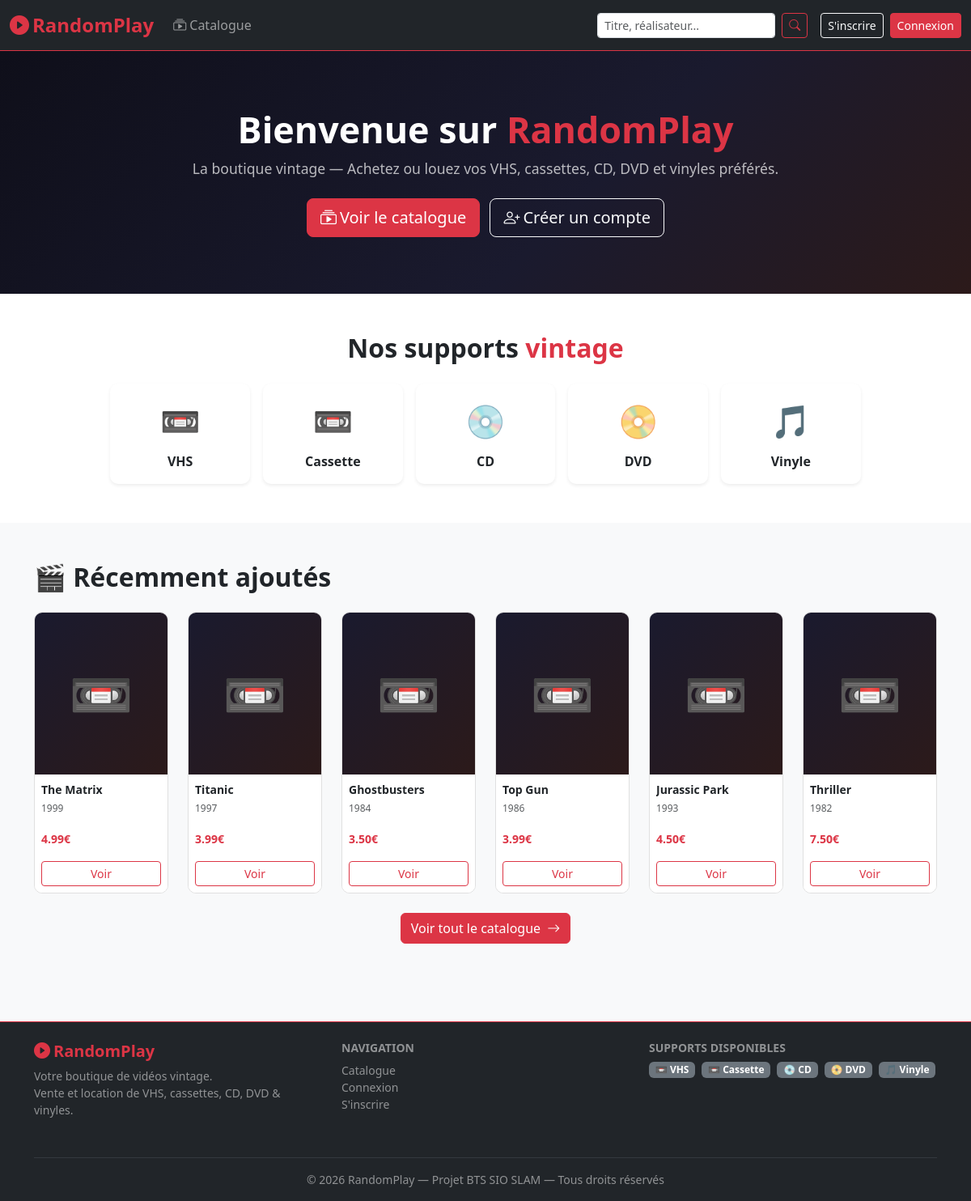
The page / on the database its author committed.
### tables this page shows
CREATE TABLE IF NOT EXISTS products (
    id              INT              NOT NULL AUTO_INCREMENT,
    titre           VARCHAR(200)     NOT NULL,
    realisateur     VARCHAR(150)     DEFAULT NULL,
    annee           YEAR             DEFAULT NULL,
    support         ENUM('vhs','cassette_audio','cd','dvd','vinyle') NOT NULL,
    genre           VARCHAR(100)     DEFAULT NULL,
    description     TEXT             DEFAULT NULL,
    prix_vente      DECIMAL(8,2)     DEFAULT NULL COMMENT 'NULL = non disponible à la vente',
    prix_location   DECIMAL(8,2)     DEFAULT NULL COMMENT 'NULL = non disponible à la location (par jour)',
    stock           INT              NOT NULL DEFAULT 0,
    cover_image     VARCHAR(255)     DEFAULT NULL,
    created_at      TIMESTAMP        NOT NULL DEFAULT CURRENT_TIMESTAMP,
    updated_at      TIMESTAMP        NOT NULL DEFAULT CURRENT_TIMESTAMP ON UPDATE CURRENT_TIMESTAMP,
    PRIMARY KEY (id),
    CONSTRAINT chk_prix CHECK (prix_vente IS NOT NULL OR prix_location IS NOT NULL)
);

### src/Product.php (called while the page is built, shortened)
<?php
class Product
{
    private PDO $db;
    public function __construct(PDO $db)
    {
        $this->db = $db;
    }
    public function getAll(array $filtres = []): array
    {
        $sql    = "SELECT * FROM products WHERE 1=1";
        $params = [];
        $sql .= " ORDER BY created_at DESC";
        $stmt = $this->db->prepare($sql);
        $stmt->execute($params);
        return $stmt->fetchAll();
    }
}

### index.php (the view)
<?php
require_once "src/controller.php";
require_once "src/Product.php";
$db           = Database::getInstance();
$productModel = new Product($db);
$vitrine = array_slice($productModel->getAll(), 0, 6);
include "includes/header.php";
?>
<section class="hero">
    <div class="container">
        <h1>Bienvenue sur <span>RandomPlay</span></h1>
        <p class="mb-4">La boutique vintage — Achetez ou louez vos VHS, cassettes, CD, DVD et vinyles préférés.</p>
        <a href="/randomplay/pages/catalogue.php" class="btn btn-danger btn-lg me-2">
            <i class="bi bi-collection-play me-1"></i>Voir le catalogue
        </a>
        <?php if (!isset($_SESSION['user'])): ?>
            <a href="/randomplay/pages/register.php" class="btn btn-outline-light btn-lg">
                <i class="bi bi-person-plus me-1"></i>Créer un compte
            </a>
        <?php endif; ?>
    </div>
</section>
<section class="py-5 bg-white">
    <div class="container">
        <h2 class="text-center fw-bold mb-4">Nos supports <span class="text-danger">vintage</span></h2>
        <div class="row g-3 justify-content-center">
            <?php
            $supports = [
                'vhs'            => ['icon' => '📼', 'label' => 'VHS',      'color' => 'secondary'],
                'cassette_audio' => ['icon' => '📼', 'label' => 'Cassette', 'color' => 'warning'],
                'cd'             => ['icon' => '💿', 'label' => 'CD',       'color' => 'info'],
                'dvd'            => ['icon' => '📀', 'label' => 'DVD',      'color' => 'primary'],
                'vinyle'         => ['icon' => '🎵', 'label' => 'Vinyle',   'color' => 'success'],
            ];
            foreach ($supports as $slug => $s): ?>
                <div class="col-6 col-md-2">
                    <a href="/randomplay/pages/catalogue.php?support=<?= $slug ?>"
                       class="card text-center text-decoration-none border-0 shadow-sm h-100 p-3 product-card">
                        <div style="font-size:2.5rem"><?= $s['icon'] ?></div>
                        <div class="fw-bold mt-2 text-dark"><?= $s['label'] ?></div>
                    </a>
                </div>
            <?php endforeach; ?>
        </div>
    </div>
</section>
<?php if (!empty($vitrine)): ?>
<section class="py-5 bg-light">
    <div class="container">
        <h2 class="fw-bold mb-4">🎬 Récemment ajoutés</h2>
        <div class="row g-4">
            <?php foreach ($vitrine as $p): ?>
                <div class="col-6 col-md-4 col-lg-2">
                    <div class="card product-card h-100">
                        <div class="cover-placeholder">
                            <?php
                            $icons = ['vhs'=>'📼','cassette_audio'=>'📼','cd'=>'💿','dvd'=>'📀','vinyle'=>'🎵'];
                            echo $icons[$p['support']] ?? '🎬';
                            ?>
                        </div>
                        <div class="card-body p-2">
                            <p class="card-title fw-bold small mb-1 text-truncate">
                                <?= htmlspecialchars($p['titre']) ?>
                            </p>
                            <p class="text-muted" style="font-size:0.75rem"><?= $p['annee'] ?></p>
                            <?php if ($p['prix_vente']): ?>
                                <span class="text-danger fw-bold small">
                                    <?= number_format($p['prix_vente'],2) ?>€
                                </span>
                            <?php endif; ?>
                        </div>
                        <div class="card-footer p-2 bg-white border-0">
                            <a href="/randomplay/pages/produit.php?id=<?= $p['id'] ?>"
                               class="btn btn-outline-danger btn-sm w-100">Voir</a>
                        </div>
                    </div>
                </div>
            <?php endforeach; ?>
        </div>
        <div class="text-center mt-4">
            <a href="/randomplay/pages/catalogue.php" class="btn btn-danger">
                Voir tout le catalogue <i class="bi bi-arrow-right ms-1"></i>
            </a>
        </div>
    </div>
</section>
<?php endif; ?>
<?php include "includes/footer.php"; ?>

### includes/header.php (shortened to what this page needs)
<?php
$userType   = $_SESSION['user']['type']   ?? null;
$userPrenom = $_SESSION['user']['prenom'] ?? null;
?>
<!DOCTYPE html>
<html lang="fr">
<head>
    <link href="https://cdn.jsdelivr.net/npm/bootstrap@5.3.3/dist/css/bootstrap.min.css" rel="stylesheet">
    <link href="https://cdn.jsdelivr.net/npm/bootstrap-icons@1.11.3/font/bootstrap-icons.min.css" rel="stylesheet">
    <link rel="stylesheet" href="/randomplay/assets/css/style.css">
</head>
<body>
<nav class="navbar navbar-expand-lg navbar-dark bg-dark border-bottom border-danger">
    <div class="container-fluid">
        <a class="navbar-brand fw-bold text-danger fs-4" href="/randomplay/index.php">
            <i class="bi bi-play-circle-fill me-1"></i>RandomPlay
        </a>
        <div class="collapse navbar-collapse" id="navMain">
            <ul class="navbar-nav me-auto mb-2 mb-lg-0">
                <li class="nav-item">
                    <a class="nav-link" href="/randomplay/pages/catalogue.php">
                        <i class="bi bi-collection-play me-1"></i>Catalogue
                    </a>
                </li>
            </ul>
            <form class="d-flex me-3" method="GET" action="/randomplay/pages/catalogue.php" role="search">
                <input class="form-control form-control-sm me-2" type="search" name="recherche"
                       placeholder="Titre, réalisateur..." style="min-width:200px"
                       value="<?= htmlspecialchars($_GET['recherche'] ?? '') ?>">
                <button class="btn btn-outline-danger btn-sm" type="submit">
                    <i class="bi bi-search"></i>
                </button>
            </form>
            <div class="d-flex align-items-center gap-2">
                <?php if ($userType): ?>
                    <span class="text-white-50 small d-none d-lg-inline">
                        <i class="bi bi-person-circle me-1"></i><?= htmlspecialchars($userPrenom) ?>
                    </span>
                    <a href="/randomplay/pages/logout.php" class="btn btn-outline-danger btn-sm">
                        <i class="bi bi-box-arrow-right"></i>
                    </a>
                <?php else: ?>
                    <a href="/randomplay/pages/register.php" class="btn btn-outline-light btn-sm">S'inscrire</a>
                    <a href="/randomplay/pages/login.php" class="btn btn-danger btn-sm">Connexion</a>
                <?php endif; ?>
            </div>
        </div>
    </div>
</nav>
<main class="container-fluid p-0">

### includes/footer.php (shortened to what this page needs)
</main>
<footer class="bg-dark text-white mt-5 pt-4 pb-3 border-top border-danger">
    <div class="container">
        <div class="row">
            <div class="col-md-4 mb-3">
                <h5 class="text-danger fw-bold">
                    <i class="bi bi-play-circle-fill me-1"></i>RandomPlay
                </h5>
                <p class="text-white-50 small">
                    Votre boutique de vidéos vintage.<br>
                    Vente et location de VHS, cassettes, CD, DVD & vinyles.
                </p>
            </div>
            <div class="col-md-4 mb-3">
                <h6 class="text-white-50 text-uppercase small fw-bold">Navigation</h6>
                <ul class="list-unstyled small">
                    <li><a href="/randomplay/pages/catalogue.php" class="text-white-50 text-decoration-none">Catalogue</a></li>
                    <li><a href="/randomplay/pages/login.php"     class="text-white-50 text-decoration-none">Connexion</a></li>
                    <li><a href="/randomplay/pages/register.php"  class="text-white-50 text-decoration-none">S'inscrire</a></li>
                </ul>
            </div>
            <div class="col-md-4 mb-3">
                <h6 class="text-white-50 text-uppercase small fw-bold">Supports disponibles</h6>
                <div class="d-flex flex-wrap gap-2">
                    <span class="badge bg-secondary">📼 VHS</span>
                    <span class="badge bg-secondary">📼 Cassette</span>
                    <span class="badge bg-secondary">💿 CD</span>
                    <span class="badge bg-secondary">📀 DVD</span>
                    <span class="badge bg-secondary">🎵 Vinyle</span>
                </div>
            </div>
        </div>
        <hr class="border-secondary">
        <p class="text-center text-white-50 small mb-0">
            © <?= date('Y') ?> RandomPlay — Projet BTS SIO SLAM — Tous droits réservés
        </p>
    </div>
</footer>
</body>
</html>

### assets/css/style.css (style rules this page uses)
:root { --rp-red: #dc3545; --rp-dark: #0f0f1a; --rp-card: #1a1a2e; }
body { background-color: #f8f9fa; font-family: 'Segoe UI', Arial, sans-serif; }
.hero { background: linear-gradient(135deg, #0f0f1a 0%, #1a1a2e 60%, #2c1a1a 100%); color: white; padding: 70px 20px; text-align: center; }
.hero h1 { font-size: 2.8rem; font-weight: 800; }
.hero h1 span { color: var(--rp-red); }
.hero p { font-size: 1.1rem; color: rgba(255,255,255,0.7); }
.product-card { transition: transform 0.2s ease, box-shadow 0.2s ease; border: 1px solid #e0e0e0; border-radius: 10px; overflow: hidden; height: 100%; }
.product-card .cover-placeholder, .cover-placeholder { height: 200px; background: linear-gradient(135deg, #1a1a2e, #2c1a1a); display: flex; align-items: center; justify-content: center; font-size: 4rem; }

### rows shown on the page
products: support "📼", titre "The Matrix", annee "1999", prix_vente "4.99"
products: support "📼", titre "Titanic", annee "1997", prix_vente "3.99"
products: support "📼", titre "Ghostbusters", annee "1984", prix_vente "3.50"
products: support "📼", titre "Top Gun", annee "1986", prix_vente "3.99"
products: support "📼", titre "Jurassic Park", annee "1993", prix_vente "4.50"
products: support "📼", titre "Thriller", annee "1982", prix_vente "7.50"

### other values the page prints
$s['icon'] "📼"
$s['label'] "VHS"
$s['label'] "Cassette"
$s['icon'] "💿"
$s['label'] "CD"
$s['icon'] "📀"
$s['label'] "DVD"
$s['icon'] "🎵"
$s['label'] "Vinyle"
